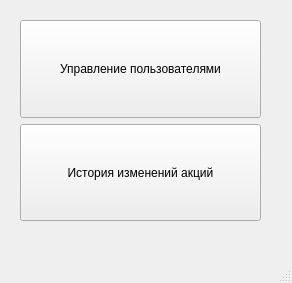
<?xml version="1.0" encoding="UTF-8"?>
<ui version="4.0">
 <class>AdminMainWindow</class>
 <widget class="QMainWindow" name="AdminMainWindow">
  <property name="geometry">
   <rect>
    <x>0</x>
    <y>0</y>
    <width>292</width>
    <height>283</height>
   </rect>
  </property>
  <property name="windowTitle">
   <string>MainWindow</string>
  </property>
  <widget class="QWidget" name="centralwidget">
   <widget class="QWidget" name="gridLayoutWidget">
    <property name="geometry">
     <rect>
      <x>20</x>
      <y>20</y>
      <width>241</width>
      <height>201</height>
     </rect>
    </property>
    <layout class="QGridLayout" name="gridLayout">
     <item row="1" column="0" colspan="2">
      <widget class="QPushButton" name="historyChangedSecurities">
       <property name="sizePolicy">
        <sizepolicy hsizetype="Minimum" vsizetype="Preferred">
         <horstretch>0</horstretch>
         <verstretch>0</verstretch>
        </sizepolicy>
       </property>
       <property name="text">
        <string>История изменений акций</string>
       </property>
      </widget>
     </item>
     <item row="0" column="0" colspan="2">
      <widget class="QPushButton" name="manageUsersButton">
       <property name="sizePolicy">
        <sizepolicy hsizetype="Minimum" vsizetype="Preferred">
         <horstretch>0</horstretch>
         <verstretch>0</verstretch>
        </sizepolicy>
       </property>
       <property name="text">
        <string>Управление пользователями</string>
       </property>
      </widget>
     </item>
    </layout>
   </widget>
  </widget>
  <widget class="QMenuBar" name="menubar">
   <property name="geometry">
    <rect>
     <x>0</x>
     <y>0</y>
     <width>292</width>
     <height>20</height>
    </rect>
   </property>
  </widget>
  <widget class="QStatusBar" name="statusbar"/>
 </widget>
 <resources/>
 <connections/>
</ui>
